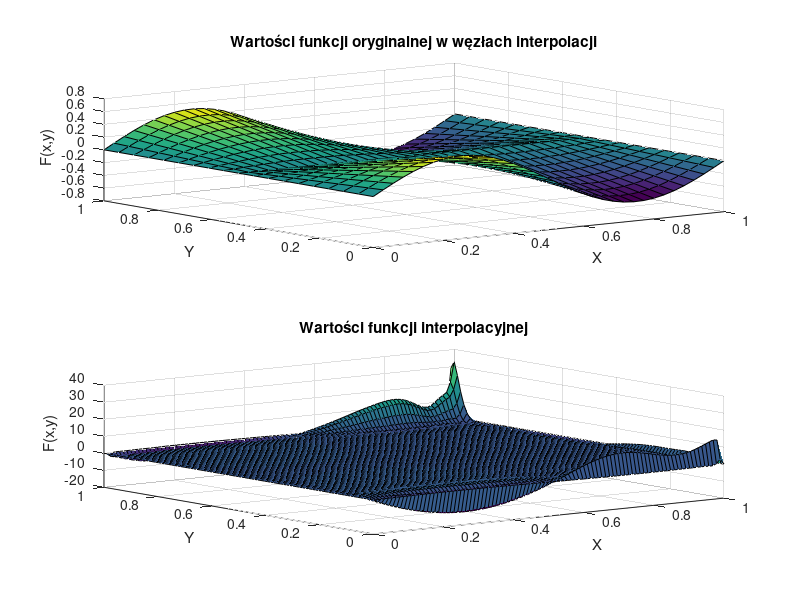

The MATLAB script that drew this image:
function [M,N,P,R,x_coarse,y_coarse,F_coarse,x_fine,y_fine,F_fine] = zadanie5()
P = randi([10,200]); % liczba unikalnych współrzędnych x punktów dla których będzie obliczana interpolacja
R = randi([10,200]); % liczba unikalnych współrzędnych y punktów dla których będzie obliczana interpolacja
M = randi([4,40]); % liczba węzłów interpolacji wzdłuż osi X (stopień wielomianu zmiennej x: M-1)
N = randi([4,40]); % liczba węzłów interpolacji wzdłuż osi Y (stopień wielomianu zmiennej y: N-1)

% Generowanie węzłów interpolacji na płaszczyźnie
x_coarse = linspace(0, 1, M);
y_coarse = linspace(0, 1, N);
[X_coarse, Y_coarse] = meshgrid(x_coarse, y_coarse);

% Wyznaczenie wartości funkcji oryginalnej w węzłach
F_coarse = sin(X_coarse*2*pi) .* abs(Y_coarse-0.5);

MN = M*N;
xvec_coarse = reshape(X_coarse, MN, 1);
yvec_coarse = reshape(Y_coarse, MN, 1);
fvec_coarse = reshape(F_coarse, MN, 1);

% Macierz Vandermonde'a dla interpolacji 2d
V = zeros(M*N, M*N);
for i = 0:(M-1)
    for j = 0:(N-1)
        V(:, i*N + j + 1) = xvec_coarse.^i .* yvec_coarse.^j;
    end
end

% Współczynniki wielomianu interpolacyjnego
coeffs = V \ fvec_coarse;

% Obliczanie wartości funkcji interpolującej na gęstszej siatce
x_fine = linspace(0, 1, P);
y_fine = linspace(0, 1, R);
[X_fine, Y_fine] = meshgrid(x_fine, y_fine);

F_fine = zeros(size(X_fine));

% zadanie B: zdefiniuj obliczenia wartości wielomianu interpolującego. Rezultat obliczeń zapisz w zmiennej F_fine.
for i = 0:(M-1)
    for j = 0:(N-1)
        F_fine = F_fine + coeffs(i*N + j + 1) * X_fine.^i .* Y_fine.^j;
    end
end

% Wygenerowanie wykresów
subplot(2,1,1);
surf(X_coarse, Y_coarse, F_coarse);
title('Wartości funkcji oryginalnej w węzłach interpolacji');
xlabel('X');
ylabel('Y');
zlabel('F(x,y)');

subplot(2,1,2);
surf(X_fine, Y_fine, F_fine);
title('Wartości funkcji interpolacyjnej');
xlabel('X');
ylabel('Y');
zlabel('F(x,y)');
    
saveas(gcf, 'zadanie5.png');
end